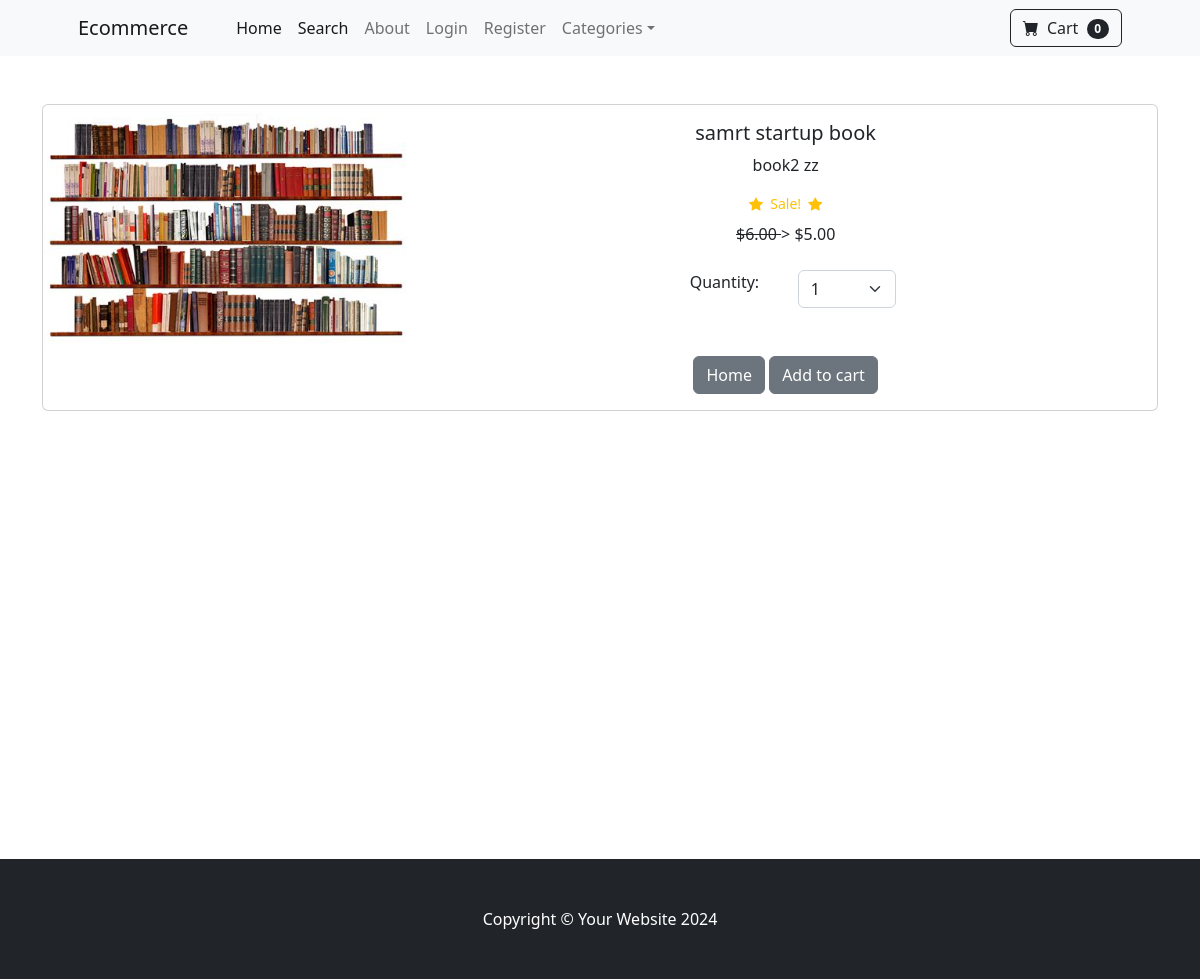
Before: /product/3 with the older database file.
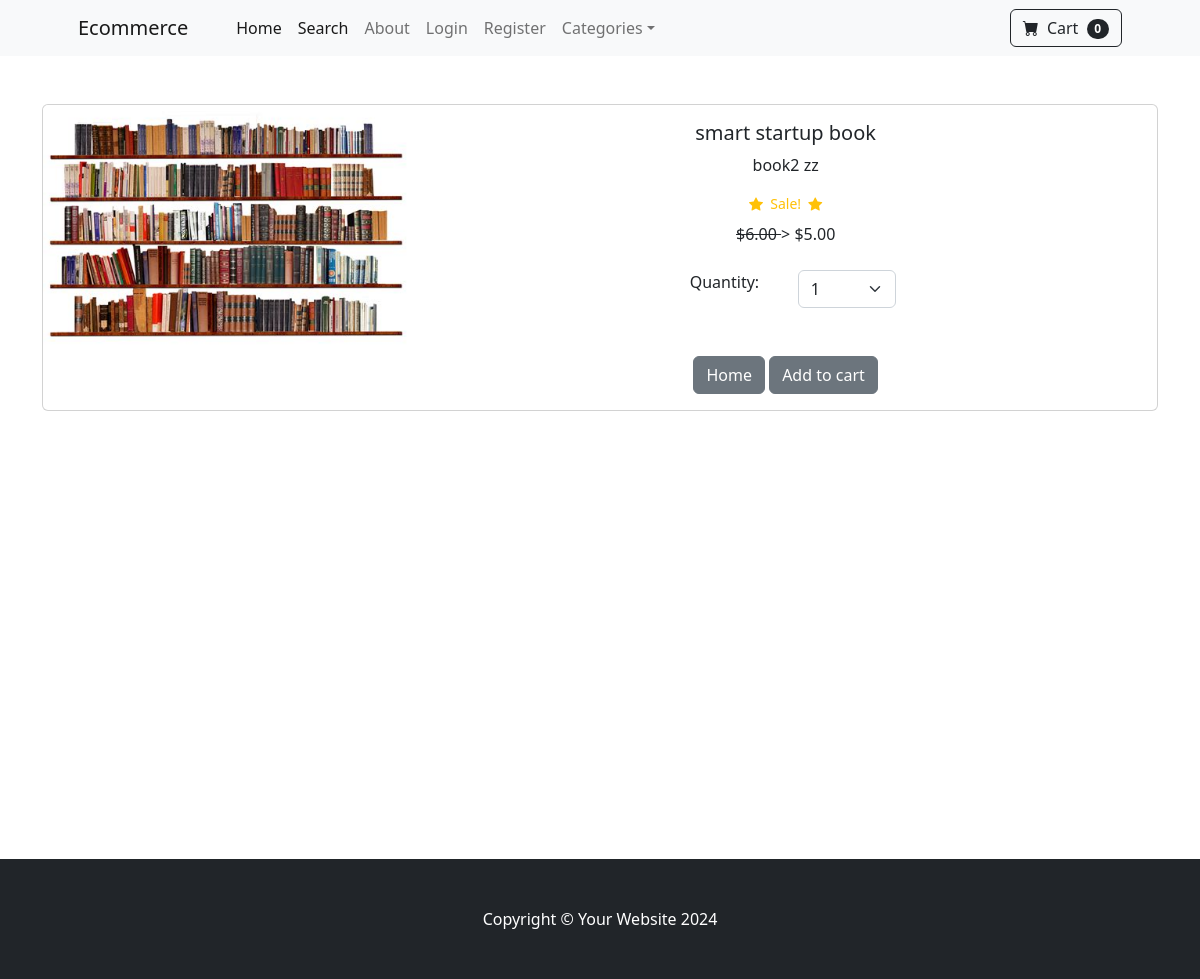
After: the same page with the newer database file.
### store/models.py (models this page shows, shortened)
class Product(models.Model):
    name = models.CharField(max_length=100)
    price = models.DecimalField(default=0, decimal_places=2, max_digits=6)
    category = models.ForeignKey(Category, on_delete=models.CASCADE, default=1)
    description = models.CharField(max_length=250, default='', blank=True, null=True)
    image = models.ImageField(upload_to='uploads/products/')
    is_sale = models.BooleanField(default=False)
    sale_price = models.DecimalField(default=0, decimal_places=2, max_digits=6)

### store/views.py (the view)
# urls.py: path('product/<int:pk>', views.product, name='product'),
def product(request, pk):
    product = Product.objects.get(id=pk)
    return render(request, 'store/product.html', {'product': product})

### cart/cart.py (called while the page is built)
    def __len__(self):
        return len(self.cart)

### cart/context_processors.py (called while the page is built)
def cart_context(request):
    return {'cart': Cart(request)}

### templates/store/product.html (shortened to what this page needs)
{% extends 'base.html' %}
{% block content %}
<div class="container">
<br/>
<br/>
    <div class="card mb-3">
        <div class="row g-0">
            <div class="col-md-4">
                <img src="{{ product.image.url }}" class="img-fluid rounded-start" alt="...">
            </div>
            <div class="col-md-8">
                <div class="card-body">
                    <center>
                        <h5 class="card-title">{{ product.name }}</h5>
                        <p class="card-text justified">{{ product.description }}</p>
                        {% if product.is_sale %}
                            <div class="d-flex justify-content-center small text-warning mb-2">
                                    <div class="bi-star-fill"></div>
                                    &nbsp;&nbsp;Sale!&nbsp;&nbsp;
                                    <div class="bi-star-fill"></div>
                                    </div>
                                    <strike>
                                        ${{ product.price }}
                                    </strike>>
                                        ${{ product.sale_price }}
                        {% else %}
                            ${{ product.price }}
                        {% endif %}
                            <br/><br/>
                            <div class="row justify-content-center">
                                <div class="col-md-2">Quantity:</div>
                                <div class="col-md-2">
                                <select class="form-select" id="qty-cart">
                                    <option value="1">1</option>
                                </select>
                                </div>
                            </div>
                            <br/><br/>
                        <a href="{% url 'home' %}" class="btn btn-secondary">Home</a>
                        <button
                                type="button" value="{{ product.id }}" class="btn btn-secondary" id="add-cart">Add to cart
                        </button>
                    </center>
                </div>
            </div>
        </div>
    </div>
<br/><br/><br/><br/><br/><br/><br/><br/><br/><br/><br/>
<br/><br/><br/><br/><br/><br/><br/>
</div>
{% endblock %}

Changed rows visible on the page:
changed Product "book2 zz": name "samrt startup book" → "smart startup book"
